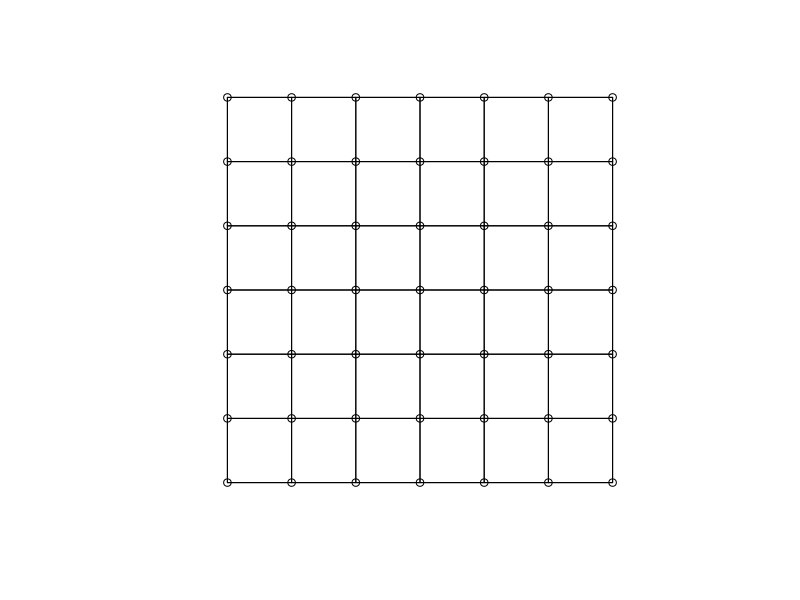

Reproduce this figure in R.
library(spdep)


### Name: cell2nb
### Title: Generate neighbours list for grid cells
### Aliases: cell2nb mrc2vi rookcell queencell vi2mrc
### Keywords: spatial

### ** Examples

nb7rt <- cell2nb(7, 7)
summary(nb7rt)
xyc <- attr(nb7rt, "region.id")
xy <- matrix(as.integer(unlist(strsplit(xyc, ":"))), ncol=2, byrow=TRUE)
plot(nb7rt, xy)
nb7rt <- cell2nb(7, 7, torus=TRUE)
summary(nb7rt)
